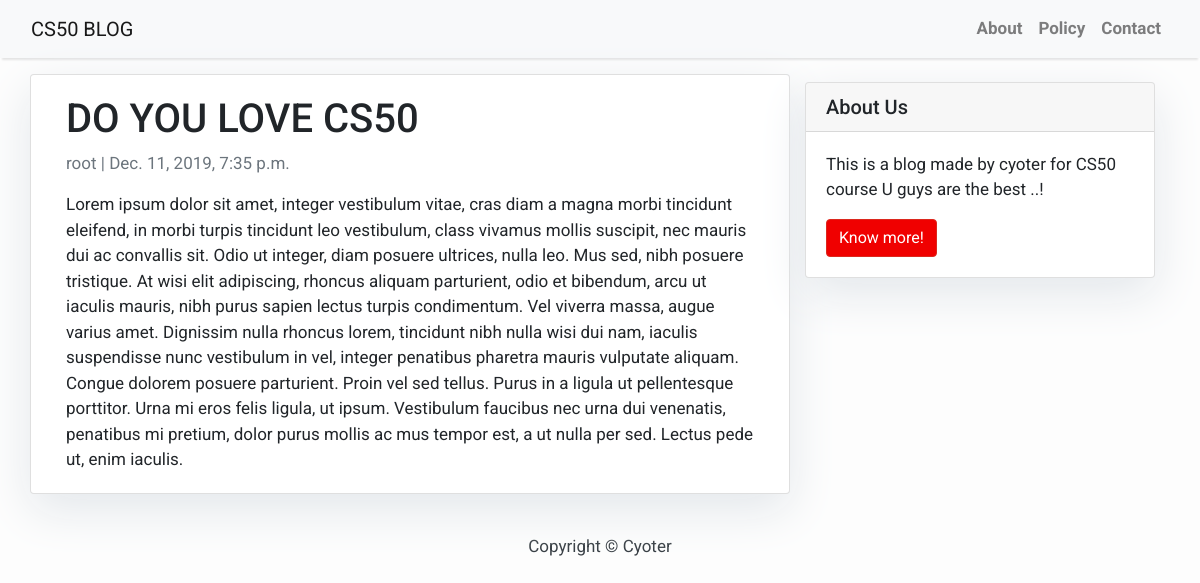
The app's page /do-you-love-cs50/ with its own data.
### blog/models.py (models this page shows, shortened)
class Post(models.Model):
    title = models.CharField(max_length=200, unique=True)
    slug = models.SlugField(max_length=200, unique=True)
    author = models.ForeignKey(User, on_delete= models.CASCADE,related_name='blog_posts')
    updated_on = models.DateTimeField(auto_now= True)
    content = models.TextField()
    created_on = models.DateTimeField(auto_now_add=True)
    status = models.IntegerField(choices=STATUS, default=0)
    class Meta:
        ordering = ['-created_on']

### blog/views.py (the view)
# urls.py: path('<slug:slug>/', views.PostDetail.as_view(), name='post_detail'),
class PostDetail(generic.DetailView):
    model = Post
    template_name = 'post_detail.html'

### templates/post_detail.html
{% extends 'base.html' %} {% block content %}
<div class="container">
  <div class="row">
    <div class="col-md-8 card mb-4  mt-3 left  top">
      <div class="card-body">
        <h1>{% block title %} {{ object.title }} {% endblock title %}</h1>
        <p class=" text-muted">{{ post.author }} | {{ post.created_on }}</p>
        <p class="card-text ">{{ object.content | safe }}</p>
      </div>
    </div>
    {% block sidebar %} {% include 'sidebar.html' %} {% endblock sidebar %}
  </div>
</div>
{% endblock content %}

### templates/base.html (style rules this page uses)
body { font-family: "Roboto", sans-serif; font-size: 17px; background-color: #fdfdfd; }

### templates/sidebar.html (style rules this page uses)
.card { box-shadow: 0 16px 48px #E3E7EB; }

### records on screen
Post: title "DO YOU LOVE CS50", author "root", created_on "Dec. 11, 2019, 7:35 p.m.", content "Lorem ipsum dolor sit amet, integer vestibulum vitae, cras diam a magna morbi tincidunt eleifend, in morbi turpis tincidunt leo vestibulum, class vivamus mollis suscipit, nec mauris dui ac convallis sit. Odio ut integer, diam posuere ultrices, nulla leo. Mus sed, nibh posuere tristique. At wisi elit adipiscing, rhoncus aliquam parturient, odio et bibendum, arcu ut iaculis mauris, nibh purus sapien lectus turpis condimentum. Vel viverra massa, augue varius amet. Dignissim nulla rhoncus lorem, tincidunt nibh nulla wisi dui nam, iaculis suspendisse nunc vestibulum in vel, integer penatibus pharetra mauris vulputate aliquam. Congue dolorem posuere parturient. Proin vel sed tellus. Purus in a…"
